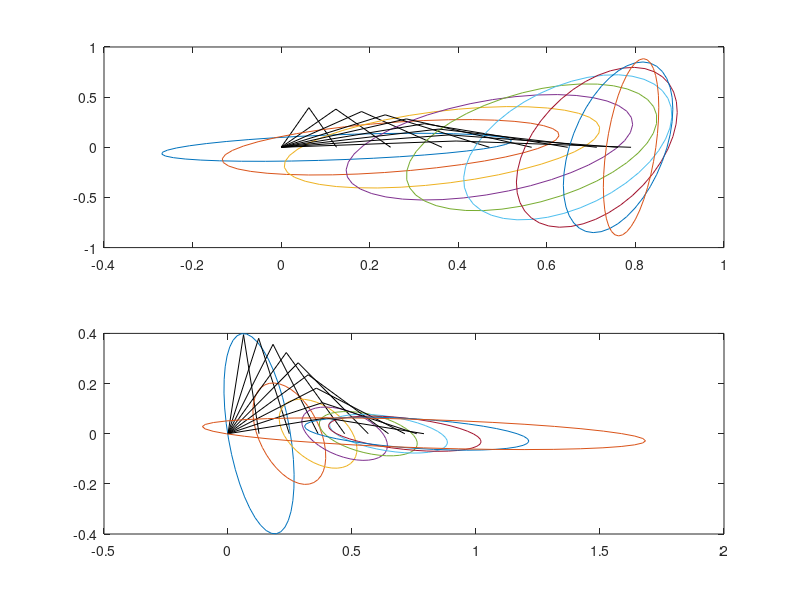

This chart was generated by the following MATLAB code:
% manipulability and force ellipsoid of two links
%
% Author: Yichi Iino
%
% Refrerence:
%
%

clear;

L1 = 0.4; L2 = 0.4;

for iPos = 1:9
    
    % set link relative angle 
    theta1 = pi/2*iPos/10;
    theta2 = 2*(pi/2 - theta1);
    
    % set link position
    x1 = L1*sin(theta1); y1 = L1*cos(theta1);
    x2 = L1*sin(theta1) + L2*sin(theta1 + theta2);
    y2 = L1*cos(theta1) + L2*cos(theta1 + theta2);
    
    % plot link
    figure(1)
    subplot(2,1,1)
    plot([0, x1], [0, y1], 'k'); hold on;
    plot([x1, x2], [y1, y2], 'k');
    
    % set the endpoint coordinate
    x = L1*sin(theta1) + L2*sin(theta1 + theta2);
    y = L1*cos(theta1) + L2*cos(theta1 + theta2);
    
    % set Jacobian matrix
    J = [L1*cos(theta1) + L2*cos(theta1 + theta2) L2*cos(theta1 + theta2); ...
        -L1*sin(theta1) - L2*sin(theta1 + theta2) -L2*sin(theta1 + theta2)];
    
    J1 = inv(J)'*inv(J);
    J2 = J*J.';
    
    % determine eigen values and vectors
    [V1, D1] = eig(J1);
    [V2, D2] = eig(J2);
    
    % plot manipulability ellipsoid
    t = 0:0.05*pi:2*pi;
    a = 1/sqrt(D1(1,1)); b = 1/sqrt(D1(2,2));
    
    xt = a*cos(t).*V1(:,1) + b*sin(t).*V1(:,2) + [x; y];
    plot(xt(1, :), xt(2, :))
    
    % plot links
    subplot(2,1,2)
    plot([0, x1], [0, y1], 'k'); hold on;
    plot([x1, x2], [y1, y2], 'k');
    
    % plot force ellipse
    t = 0:0.05*pi:2*pi;
    a2 = 1/sqrt(D2(1,1)); b2 = 1/sqrt(D2(2,2));
    a2 = a2*0.05; b2 = b2*0.05;
    
    xt2 = a2*cos(t).*V2(:,1) + b2*sin(t).*V2(:,2) + [x; y];
    plot(xt2(1,:), xt2(2, :))
    
end
    
    
    